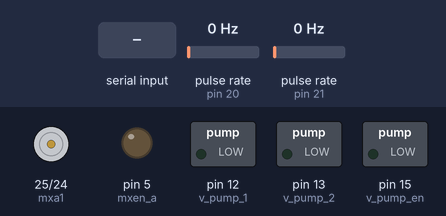
Bench run of a sketch on a simulated Arduino Mega 2560, built with avr-gcc and run on an emulated ATmega2560. Parts: motor-driver pin pairs drawn as motors (green arrow = first pin HIGH = forward, orange = second pin HIGH = backward, longer = more drive), switched loads named in the sketch (green lamp = pin HIGH), output pins drawn as LEDs (lit = HIGH). Wiring (inferred from the names in the program): 2 × pulse sensor: data pin 20 / data pin 21. The inputs (shaded band) are chosen by the test bench; at power-on: pulse rate (sensors on pin 21, pin 20) 0 Hz. What the sketch prints to the serial monitor is not drawn.

Above: at 1.2 s.
1.3 s: "90,45\n" received over Serial
At 1.6 s:
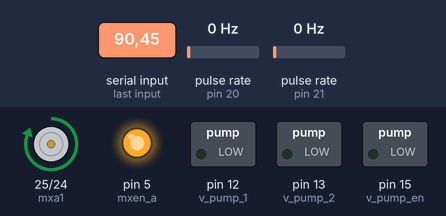
2.8 s: pulse rate (sensor on pin 21) set to 50 Hz
At 4.6 s:
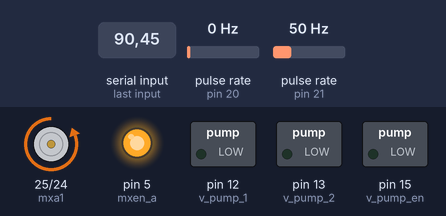
Timing chart, 0 to 6.1 s (numbered marks = the images above; inputs shaded):
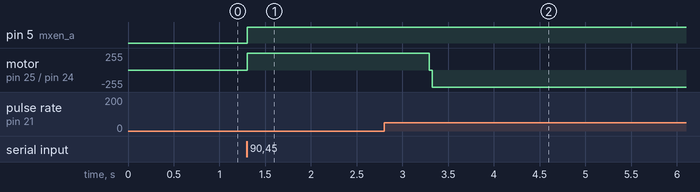

Measured:
- after the input at 1.3 s, pin 5 (mxen_a): LOW → HIGH at once; motor on pin 25 (mxa1) / pin 24 (mxa2): stopped → forward 255/255 at once
- after the input at 2.8 s, motor on pin 25 (mxa1) / pin 24 (mxa2): forward 255/255 → backward 255/255 after 0.49 s

The sketch:

main_program.ino
```cpp
#define mxen_a 5
#define mxa1 25
#define mxa2 24
#define v_pump_1 12
#define v_pump_2 13
#define v_pump_en 15
int encoderPin1 = 21;
int encoderPin2 = 20;

long count_x=0;
unsigned long timep,timec,etime;
byte state_x ,statep_x;
boolean A,B;
volatile int QEM[16]={0,-1,0,1,1,0,-1,0,0,1,0,-1,-1,0,1,0};
volatile int index_x;
float rot_deg_x=0;
int CPR_x=1680;
float x_current=0,x_past=0,x_target;
void state_change_x()
{
 A=digitalRead(encoderPin1);
 B=digitalRead(encoderPin2);

  if( (A==HIGH) && (B==HIGH) ) state_x=0;
  if( (A==HIGH) && (B==LOW) ) state_x=1;
  if( (A==LOW) && (B==LOW) ) state_x=2;
  if( (A==LOW) && (B==HIGH) ) state_x=3;

 index_x=4*state_x+statep_x;
 count_x=count_x+QEM[index_x];
 statep_x=state_x;
}


void setup()
{
  Serial.begin (9600);

  pinMode(mxen_a,OUTPUT);
  pinMode(mxa1,OUTPUT);
  pinMode(mxa2,OUTPUT);
  pinMode(encoderPin1, INPUT_PULLUP);
  pinMode(encoderPin2, INPUT_PULLUP);

 pinMode(v_pump_1,OUTPUT);
  pinMode(v_pump_2,OUTPUT);
  pinMode(v_pump_en,OUTPUT);

 timep=micros();
 A=digitalRead(encoderPin1);
 B=digitalRead(encoderPin2);

  if( (A==HIGH) && (B==HIGH) ) statep_x=0;
  if( (A==HIGH) && (B==LOW) ) statep_x=1;
  if( (A==LOW) && (B==LOW) ) statep_x=2;
  if( (A==LOW) && (B==HIGH) ) statep_x=3;


  attachInterrupt(2, state_change_x, CHANGE);
  attachInterrupt(3, state_change_x, CHANGE);

}

void loop()
{

     /* digitalWrite(mxa1,HIGH);
      digitalWrite(mxa2,LOW);
      analogWrite(mxen_a,255);

      digitalWrite(v_pump_1,LOW);
      digitalWrite(v_pump_2,HIGH);
      analogWrite(v_pump_en,255); */
        Serial.print("please enter the distance in mm ");
while(Serial.available()==0){}
         x_current=Serial.parseInt();

       go_to_x(x_current);

       Serial.print("   you are now at :  "  );
       Serial.println(x_current);

      timec=micros();
      etime=timec-timep;
      if(etime>1000000)
      {
        // Serial.println(count);
          //rot_deg=count*360/(CPR);
          //Serial.println(rot_deg);
         timep=timec;
      }

}

void go_to_x(float x_current)
{
int  x=0;
count_x=0;
            x_target=x_current-x_past;
           Serial.print("  x_target:");
          Serial.print(x_target);

        while(x<x_target && x_target>0)  //forward or in positive direction  or clockwise
        {
           digitalWrite(mxa1,HIGH);
           digitalWrite(mxa2,LOW);
           analogWrite(mxen_a,255);
          rot_deg_x=count_x*360/(CPR_x);
          x=rot_deg_x*(20*7.85398)/(360);        //  x=deg*no of teeth*pitch/360
        }

      while(x>x_target && x_target<0)  //backward or in negative direction  or anti-clockwise
        {
           digitalWrite(mxa1,LOW);
           digitalWrite(mxa2,HIGH);
           analogWrite(mxen_a,255);
          rot_deg_x=count_x*360/(CPR_x);
          x=rot_deg_x*(20*7.85398)/(360);        //  x=deg*no of teeth*pitch/360
        }

           digitalWrite(mxa1,LOW);
           digitalWrite(mxa2,LOW);

           Serial.print("   distance moved :");
          Serial.print(x);
  x_past=x_current;
}
```
